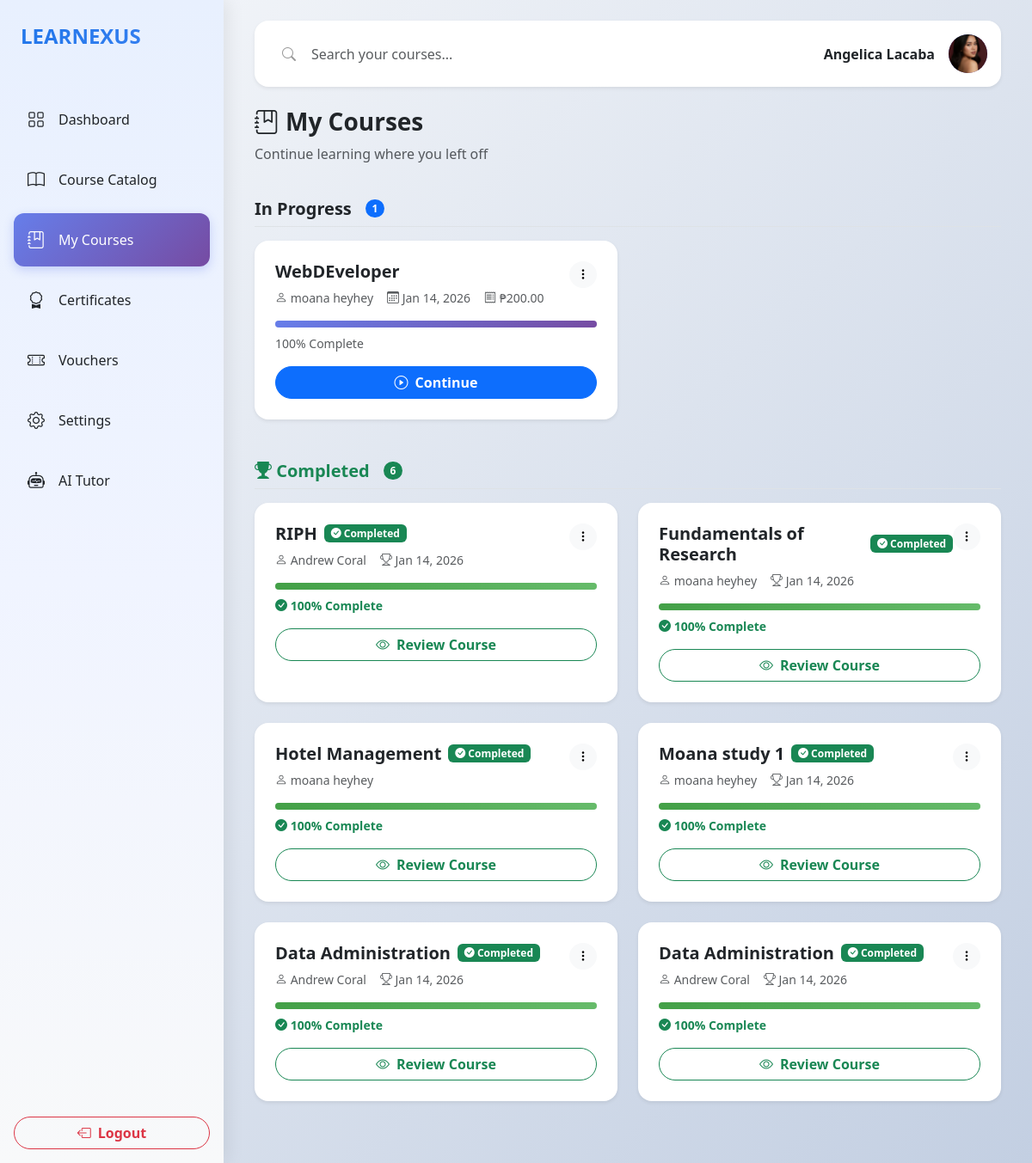
The app's page /student/my_courses.php (signed in) with its own data.
### tables this page shows
CREATE TABLE `users` (
  `userID` int(11) NOT NULL,
  `email` varchar(255) NOT NULL,
  `passwordHash` varchar(255) NOT NULL,
  `firstName` varchar(100) NOT NULL,
  `lastName` varchar(100) NOT NULL,
  `middleInitial` varchar(5) NOT NULL,
  `phone` varchar(20) DEFAULT NULL,
  `avatar` varchar(255) DEFAULT NULL,
  `phoneVerified` tinyint(1) DEFAULT 0,
  `emailVerified` tinyint(1) DEFAULT 0,
  `role` enum('student','instructor','admin') DEFAULT 'student',
  `status` enum('active','inactive','suspended') DEFAULT 'active',
  `createdAt` timestamp NOT NULL DEFAULT current_timestamp(),
  `studentNumber` varchar(50) DEFAULT NULL,
  `teacherNumber` varchar(50) DEFAULT NULL
);

CREATE TABLE `enrollments` (
  `enrollmentID` int(11) NOT NULL,
  `userID` int(11) NOT NULL,
  `courseID` int(11) NOT NULL,
  `paymentID` int(11) DEFAULT NULL,
  `progressPercentage` decimal(5,2) DEFAULT 0.00,
  `enrolledAt` timestamp NOT NULL DEFAULT current_timestamp(),
  `completedAt` timestamp NULL DEFAULT NULL,
  `status` enum('active','completed','dropped','pending') DEFAULT 'active'
);

CREATE TABLE `courses` (
  `courseID` int(11) NOT NULL,
  `teacherID` int(11) NOT NULL,
  `title` varchar(255) NOT NULL,
  `description` text DEFAULT NULL,
  `price` decimal(10,2) DEFAULT 0.00,
  `category` varchar(100) DEFAULT NULL,
  `status` enum('draft','published','archived') DEFAULT 'draft',
  `passingScore` int(11) DEFAULT 70,
  `createdAt` timestamp NOT NULL DEFAULT current_timestamp()
);

CREATE TABLE `payments` (
  `paymentID` int(11) NOT NULL,
  `enrollmentID` int(11) NOT NULL,
  `userID` int(11) NOT NULL,
  `courseID` int(11) NOT NULL,
  `amount` decimal(10,2) NOT NULL,
  `transactionReference` varchar(255) DEFAULT NULL,
  `status` enum('pending','completed','failed','refunded') DEFAULT 'pending',
  `paymentDate` timestamp NULL DEFAULT NULL,
  `createdAt` timestamp NOT NULL DEFAULT current_timestamp()
);

### student/my_courses.php (the view, shortened to what the rows shown need)
<?php
require_once '../database/db_connect.php';
$userID = $_SESSION['user_id'];
$stmt = $conn->prepare("SELECT avatar FROM users WHERE userID = ?");
$stmt->execute([$userID]);
$userAvatar = $stmt->fetchColumn();
$stmt = $conn->prepare("
    SELECT
        c.*,
        e.enrollmentID,
        e.enrolledAt,
        e.completedAt,
        e.status as enrollmentStatus,
        CONCAT(u.firstName, ' ', u.lastName) as instructorName,
        u.avatar as instructorAvatar,
        p.amount as paidAmount,
        -- Dynamic progress calculation (matching course_learn.php)
        (
            SELECT COUNT(*) FROM lessons WHERE courseID = c.courseID
        ) as totalLessons,
        (
            SELECT COUNT(*)
            FROM lessoncompletion lc
            JOIN lessons l ON lc.lessonID = l.lessonID
            WHERE lc.userID = e.userID AND l.courseID = c.courseID
        ) as completedLessons,
        (
            SELECT quizID FROM quizzes WHERE courseID = c.courseID LIMIT 1
        ) as quizID,
        (
            SELECT CASE
                WHEN EXISTS (
                    SELECT 1 FROM quizresults qr2
                    WHERE qr2.userID = e.userID
                    AND qr2.quizID = (
                        SELECT quizID FROM quizzes WHERE courseID = c.courseID LIMIT 1
                    )
                    AND qr2.status = 'passed'
                ) THEN 1
                ELSE 0
            END
        ) as quizPassed
    FROM enrollments e
    JOIN courses c ON e.courseID = c.courseID
    JOIN users u ON c.teacherID = u.userID
    LEFT JOIN payments p ON e.paymentID = p.paymentID
    WHERE e.userID = ? AND e.status IN ('active', 'completed')
    ORDER BY
        CASE WHEN e.status = 'completed' THEN 1 ELSE 0 END ASC,
        e.enrolledAt DESC
");
$stmt->execute([$userID]);
$enrolledCourses = $stmt->fetchAll();
$activeCourses = [];
$completedCourses = [];
foreach ($enrolledCourses as $course) {
    if ($course['enrollmentStatus'] === 'completed') {
        $completedCourses[] = $course;
    } else {
        $activeCourses[] = $course;
    }
}
?>
<!DOCTYPE html>
<html lang="en">
<head>
    <link href="https://cdn.jsdelivr.net/npm/bootstrap@5.3.3/dist/css/bootstrap.min.css" rel="stylesheet">
    <link rel="stylesheet" href="https://cdn.jsdelivr.net/npm/bootstrap-icons@1.11.1/font/bootstrap-icons.css">
</head>
<body>
    <main class="main-content p-3 p-lg-4">
        <div class="container-fluid">
            <div class="row mb-4">
                <div class="col-12">
                    <div class="card border-0 rounded-4 shadow-sm">
                        <div class="card-body p-3 d-flex justify-content-between align-items-center gap-3">
                            <div class="d-flex align-items-center gap-3" onclick="window.location.href='settings.php'"
                                role="button" style="flex-shrink: 0;">
                                <div class="rounded-circle d-flex align-items-center justify-content-center text-white fw-bold"
                                    style="width: 45px; height: 45px; min-width: 45px; background: linear-gradient(135deg, #667eea, #764ba2);">
                                    <?php if (!empty($userAvatar) && file_exists($userAvatar)): ?>
                                        <img src="<?php echo htmlspecialchars($userAvatar); ?>" alt="Avatar"
                                            class="w-100 h-100 rounded-circle object-fit-cover">
                                    <?php else: ?>
                                        <?php echo strtoupper(substr($_SESSION['first_name'], 0, 1)); ?>
                                    <?php endif; ?>
                                </div>
                            </div>
                        </div>
                    </div>
                </div>
            </div>
            <div class="row mb-4">
                <div class="col-12">
                    <h1 class="h3 fw-bold"><i class="bi bi-journal-bookmark me-2"></i>My Courses</h1>
                </div>
            </div>
            <?php if (count($enrolledCourses) > 0): ?>
                <?php if (count($activeCourses) > 0): ?>
                    <div class="row mb-3">
                        <div class="col-12">
                            <div class="d-flex align-items-center gap-3 border-bottom pb-2">
                                <h2 class="h5 fw-bold mb-0">In Progress</h2>
                            </div>
                        </div>
                    </div>
                    <div class="row g-4 mb-5">
                        <?php foreach ($activeCourses as $course): ?>
                            <div class="col-12 col-lg-6" data-course-id="<?php echo $course['enrollmentID']; ?>">
                                <div class="card border-0 rounded-4 shadow-sm card-hover h-100">
                                    <div class="card-body p-4">
                                        <div class="d-flex justify-content-between align-items-start mb-3">
                                            <div class="flex-grow-1">
                                                <h5 class="fw-bold mb-2"><?php echo htmlspecialchars($course['title']); ?></h5>
                                                <div class="d-flex flex-wrap gap-3 text-muted small">
                                                    <span><i class="bi bi-person"></i>
                                                        <?php echo htmlspecialchars($course['instructorName']); ?></span>
                                                    <span><i class="bi bi-calendar3"></i>
                                                        <?php echo date('M d, Y', strtotime($course['enrolledAt'])); ?></span>
                                                    <?php if ($course['paidAmount'] > 0): ?>
                                                        <span><i class="bi bi-receipt"></i>
                                                            ₱<?php echo number_format($course['paidAmount'], 2); ?></span>
                                                    <?php else: ?>
                                                        <span class="badge bg-success">FREE</span>
                                                    <?php endif; ?>
                                                </div>
                                            </div>
                                            <div class="dropdown">
                                                <button class="btn btn-sm btn-light rounded-circle" type="button"
                                                    data-bs-toggle="dropdown">
                                                    <i class="bi bi-three-dots-vertical"></i>
                                                </button>
                                            </div>
                                        </div>
                                        <div class="progress mb-2" style="height: 8px;">
                                            <div class="progress-bar progress-gradient"
                                                style="width: <?php echo $course['progressPercentage']; ?>%"></div>
                                        </div>
                                        <p class="text-muted small mb-3"><?php echo round($course['progressPercentage']); ?>%
                                            Complete</p>
                                        <button class="btn btn-primary w-100 rounded-pill fw-semibold"
                                            onclick="window.location.href='course_learn.php?id=<?php echo $course['courseID']; ?>'">
                                            <i
                                                class="bi bi-play-circle me-2"></i><?php echo $course['progressPercentage'] > 0 ? 'Continue' : 'Start Course'; ?>
                                        </button>
                                    </div>
                                </div>
                            </div>
                        <?php endforeach; ?>
                    </div>
                <?php endif; ?>
                <?php if (count($completedCourses) > 0): ?>
                    <div class="row mb-3">
                        <div class="col-12">
                            <div class="d-flex align-items-center gap-3 border-bottom pb-2">
                                <h2 class="h5 fw-bold mb-0 text-success"><i class="bi bi-trophy-fill"></i> Completed</h2>
                            </div>
                        </div>
                    </div>
                    <div class="row g-4 mb-5">
                        <?php foreach ($completedCourses as $course): ?>
                            <div class="col-12 col-lg-6" data-course-id="<?php echo $course['enrollmentID']; ?>">
                                <div class="card border-0 rounded-4 shadow-sm card-hover h-100 border-success">
                                    <div class="card-body p-4">
                                        <div class="d-flex justify-content-between align-items-start mb-3">
                                            <div class="flex-grow-1">
                                                <div class="d-flex align-items-center gap-2 mb-2">
                                                    <h5 class="fw-bold mb-0"><?php echo htmlspecialchars($course['title']); ?></h5>
                                                    <span class="badge bg-success"><i class="bi bi-check-circle-fill"></i>
                                                        Completed</span>
                                                </div>
                                                <div class="d-flex flex-wrap gap-3 text-muted small">
                                                    <span><i class="bi bi-person"></i>
                                                        <?php echo htmlspecialchars($course['instructorName']); ?></span>
                                                    <?php if ($course['completedAt']): ?>
                                                        <span><i class="bi bi-trophy"></i>
                                                            <?php echo date('M d, Y', strtotime($course['completedAt'])); ?></span>
                                                    <?php endif; ?>
                                                </div>
                                            </div>
                                            <div class="dropdown">
                                                <button class="btn btn-sm btn-light rounded-circle" type="button"
                                                    data-bs-toggle="dropdown">
                                                    <i class="bi bi-three-dots-vertical"></i>
                                                </button>
                                            </div>
                                        </div>
                                        <div class="progress mb-2" style="height: 8px;">
                                            <div class="progress-bar progress-success" style="width: 100%"></div>
                                        </div>
                                        <p class="text-success small fw-semibold mb-3"><i class="bi bi-check-circle-fill"></i> 100%
                                            Complete</p>
                                        <?php if ($course['quizStatus'] === 'failed'): ?>
                                            <button class="btn btn-warning w-100 rounded-pill fw-semibold"
                                                onclick="window.location.href='retake_course.php?id=<?php echo $course['courseID']; ?>'">
                                                <i class="bi bi-arrow-repeat me-2"></i>Retake Course
                                            </button>
                                        <?php else: ?>
                                            <button class="btn btn-outline-success w-100 rounded-pill fw-semibold"
                                                onclick="window.location.href='course_content.php?id=<?php echo $course['courseID']; ?>'">
                                                <i class="bi bi-eye me-2"></i>Review Course
                                            </button>
                                        <?php endif; ?>
                                    </div>
                                </div>
                            </div>
                        <?php endforeach; ?>
                    </div>
                <?php endif; ?>
            <?php endif; ?>
        </div>
    </main>
</body>
</html>

### records on screen
users: avatar (picture)
enrollments: courseID.title "WebDEveloper", instructorName "moana heyhey", enrolledAt "Jan 14, 2026", paymentID.amount "200.00", progressPercentage "100"
enrollments: courseID.title "RIPH", instructorName "Andrew Coral", completedAt "Jan 14, 2026"
enrollments: courseID.title "Fundamentals of Research", instructorName "moana heyhey", completedAt "Jan 14, 2026"
enrollments: courseID.title "Hotel Management", instructorName "moana heyhey"
enrollments: courseID.title "Moana study 1", instructorName "moana heyhey", completedAt "Jan 14, 2026"
enrollments: courseID.title "Data Administration", instructorName "Andrew Coral", completedAt "Jan 14, 2026"

### other values on screen
$_SESSION['first_name'] . ' ' . $_SESSION['last_name'] "Angelica Lacaba"
count($activeCourses) "1"
count($completedCourses) "6"
